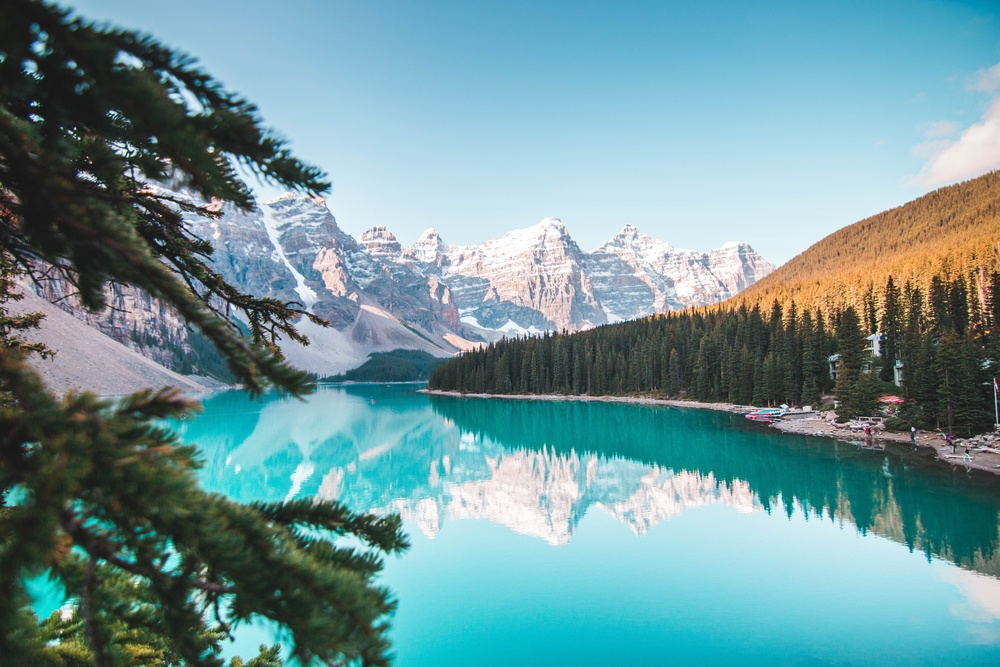
#> input picture resources/test_images/LakeView.jpg, 1000 x 667 px, shrunk from 5407 x 3605 before the run, found by its file name
$ python main.py
#> lines starting #> are read from the running program, lines starting #| are printed output that depends on the picture
#> further down, img is the input picture: shape (667, 1000, 3); mean B, G, R 153.9, 149.5, 110.9
# This is a sample Python script.

# Press Shift+F10 to execute it or replace it with your code.
# Press Double Shift to search everywhere for classes, files, tool windows, actions, and settings.

import cv2 as cv
import numpy as np

#C:\Users\BradC\Documents\University Folder\HotAirBalloons.jpg
def blur_image():
    img = cv.imread('C:\\Users\\BradC\\Documents\\University Folder\\Major Project\\HotAirBalloons.jpg')

    gaussian_blur = cv.GaussianBlur(img, (31, 31), 0)

    gaussian_blur2 = cv.GaussianBlur(gaussian_blur, (31, 31), 0)

    bilateral_blur = cv.bilateralFilter(gaussian_blur2, 35, 300, 300)

    bilateral_blur_unedited = cv.bilateralFilter(img, 35, 300, 300)

    #cv.imwrite('C:\\Users\\BradC\\Documents\\University Folder\\Major Project\\HotAirBalloonsGaussThenBilateral.jpg', bilateral_blur)
    #
    # cv.imwrite('C:\\Users\\BradC\\Documents\\University Folder\\Major Project\\HotAirBalloonsGaussThenGauss.jpg',
    #            gaussian_blur2)
    # cv.imwrite('C:\\Users\\BradC\\Documents\\University Folder\\Major Project\\HotAirBalloonsGauss.jpg',
    #            gaussian_blur)
    #
    # cv.imwrite('C:\\Users\\BradC\\Documents\\University Folder\\Major Project\\HotAirBalloonsGaussGaussBilateral.jpg',
    #            bilateral_blur)
    #
    # cv.imwrite('C:\\Users\\BradC\\Documents\\University Folder\\Major Project\\HotAirBalloonsIntenseBilateral.jpg',
    #            bilateral_blur_unedited)


def quant_image(image, k):
#> called with k = 8
    i = np.float32(image).reshape(-1, 3)
    condition = (cv.TERM_CRITERIA_EPS + cv.TERM_CRITERIA_MAX_ITER,20,1.0)
    ret,label,center = cv.kmeans(i, k , None, condition,10,cv.KMEANS_RANDOM_CENTERS)
#> ret = 623682275; center = [[218.1, 199.7, 141.6], [118.3, 116.6, 12.99], [200.4, 181.1, 58.74], [71.28, 84.16, 73.45], [37.7, 45.18, 37.98], [234.2, 226.8, 206.6], [162.2, 149, 135.9], [90.98, 144.2, 198.9]]

    center = np.uint8(center)
#> center = [[218, 199, 141], [118, 116, 12], [200, 181, 58], [71, 84, 73], [37, 45, 37], [234, 226, 206], [162, 148, 135], [90, 144, 198]]

    final_img = center[label.flatten()]
    final_img = final_img.reshape(image.shape)
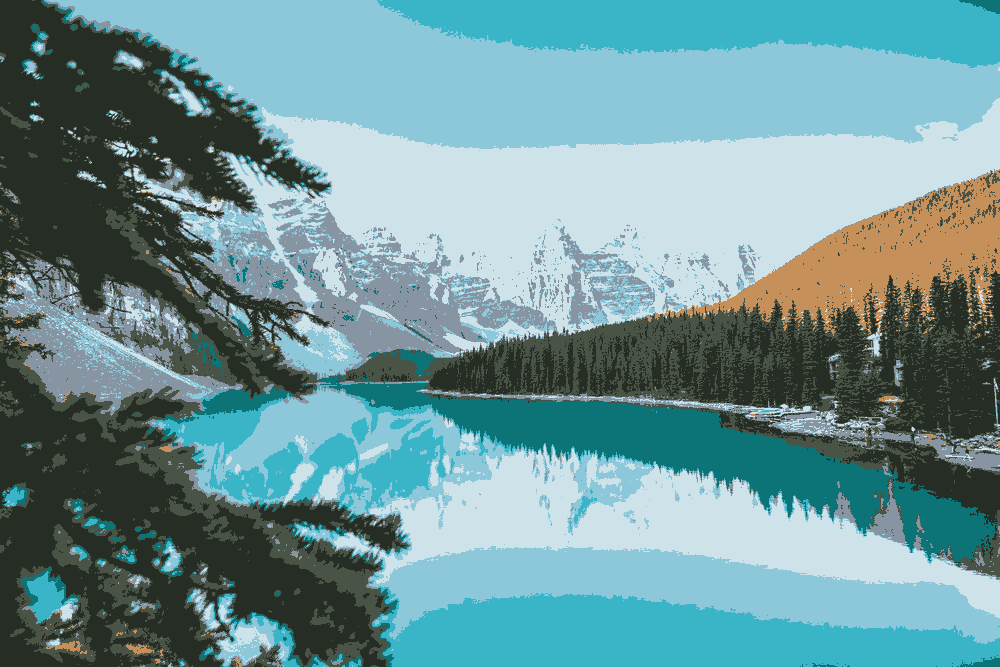
#> final_img: shape (667, 1000, 3); mean B, G, R 153.5, 149, 110.2
    return final_img


# Press the green button in the gutter to run the script.
if __name__ == '__main__':
    #blur_image()

    storage_location = 'C:\\Users\\BradC\\Documents\\University Folder\\Major Project\\Images Currently Produced\\'

    img = cv.imread('C:\\Users\\BradC\\Documents\\University Folder\\Major Project\\LakeView.jpg')
    #img = cv.bilateralFilter(img, 35, 75, 75)
    quantizedImage = quant_image(img, 8)
    cv.imwrite(storage_location + 'Bilateral75ColorQuantizationLakeView.jpg',quantizedImage)

    quantizedImageGrey = cv.cvtColor(quantizedImage, cv.COLOR_BGR2GRAY)
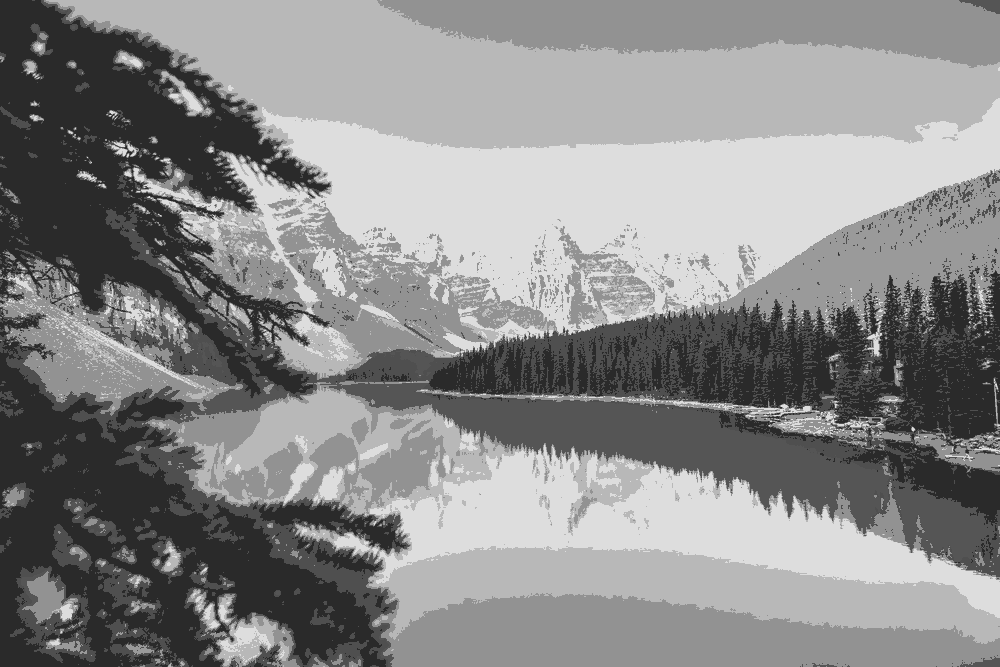
#> quantizedImageGrey: shape (667, 1000); min 42, max 221, mean 138

    cv.imwrite(str(storage_location) + 'LakeViewValueStudy.jpg', quantizedImageGrey)


    # See PyCharm help at https://www.jetbrains.com/help/pycharm/
